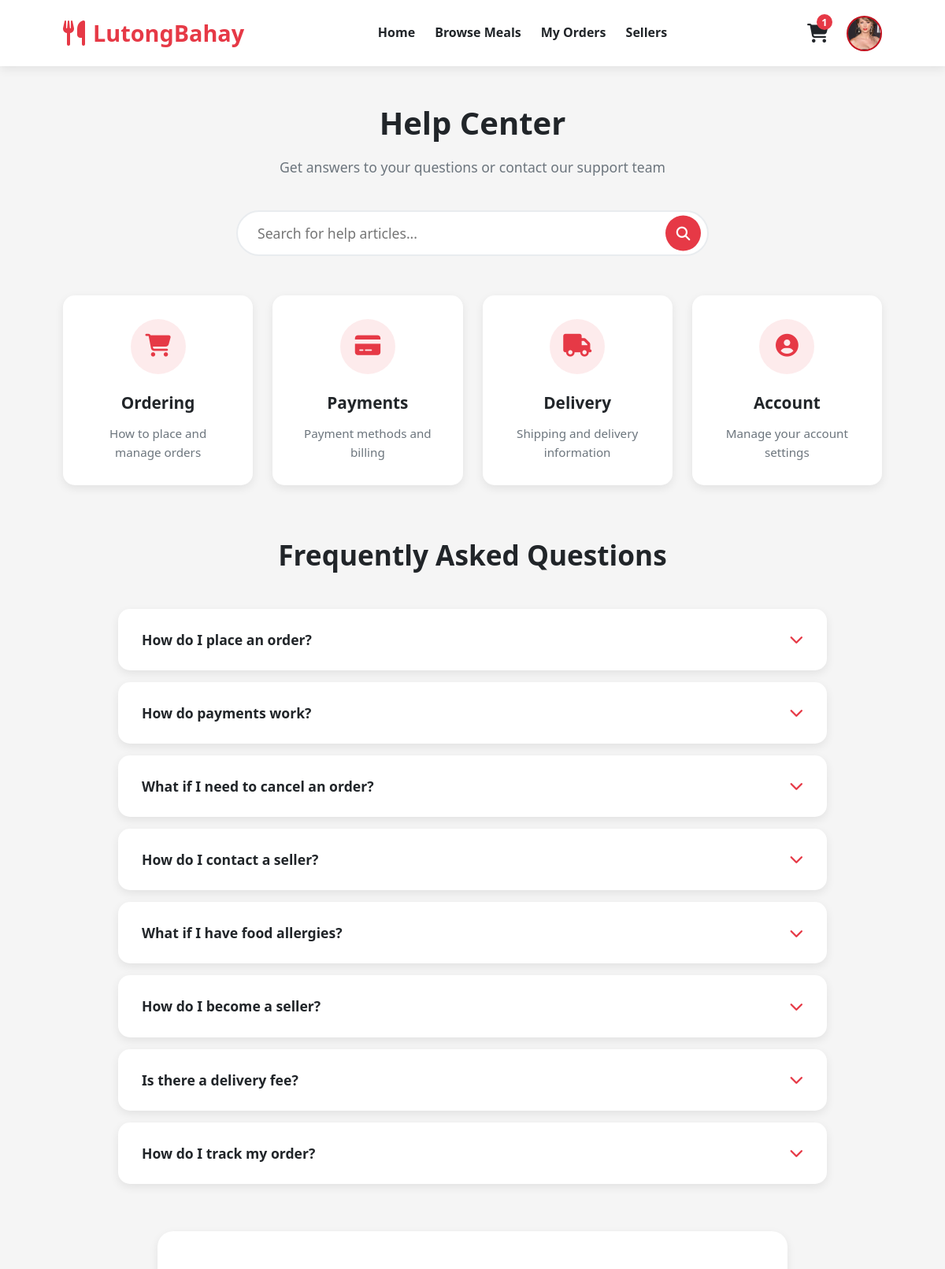
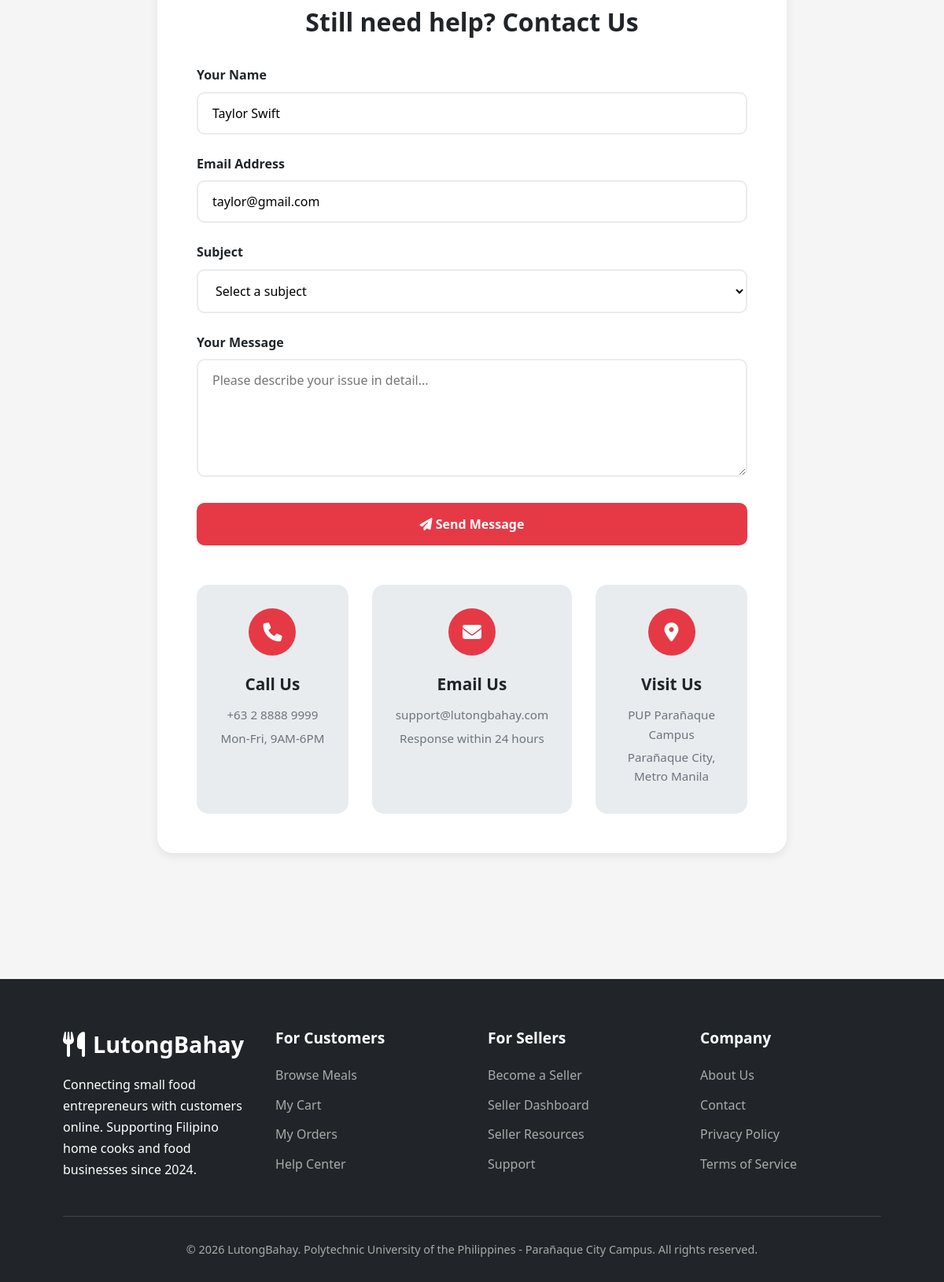
The page /help.php (signed in) on the database its author committed (2 pictures, top to bottom).
### tables this page shows
CREATE TABLE `customer` (
  `CustomerID` int NOT NULL AUTO_INCREMENT,
  `Username` varchar(50) NOT NULL,
  `Email` varchar(150) NOT NULL,
  `Password` varchar(255) NOT NULL,
  `FullName` varchar(100) NOT NULL,
  `ContactNo` varchar(20) DEFAULT NULL,
  `Address` varchar(255) DEFAULT NULL,
  `ImagePath` varchar(500) DEFAULT NULL,
  `CreatedAt` timestamp NULL DEFAULT CURRENT_TIMESTAMP,
  PRIMARY KEY (`CustomerID`),
  UNIQUE KEY `Username` (`Username`),
  UNIQUE KEY `Email` (`Email`)
);

### help.php (the view, shortened to what this page needs)
<?php
$servername = "localhost";
$username = "root";
$password = "1019";
$dbname = "lutongbahay_db";
$port = 3306;
$conn = new mysqli($servername, $username, $password, $dbname, $port);
$user_id = $_SESSION['user_id'];
$user_type = $_SESSION['user_type'];
if ($user_type === 'customer') {
    $user_sql = "SELECT * FROM Customer WHERE CustomerID = ?";
} else {
    $user_sql = "SELECT * FROM Seller WHERE SellerID = ?";
}
$stmt = $conn->prepare($user_sql);
$stmt->bind_param("i", $user_id);
$stmt->execute();
$user_result = $stmt->get_result();
$user = $user_result->fetch_assoc();
$cart_count = 0;
if ($user_type === 'customer') {
    $cart_sql = "SELECT COUNT(*) as cart_count FROM Cart WHERE CustomerID = ?";
    $cart_stmt = $conn->prepare($cart_sql);
    $cart_stmt->bind_param("i", $user_id);
    $cart_stmt->execute();
    $cart_result = $cart_stmt->get_result();
    $cart_data = $cart_result->fetch_assoc();
    $cart_count = $cart_data['cart_count'] ?: 0;
}
if ($user_type === 'customer') {
    $faqs = [
        [
            'question' => 'How do I place an order?',
            'answer' => 'Browse meals from the homepage or Browse Meals page, select your desired meal, and click "Order Now" for immediate orders or "Add to Cart" for multiple items.'
        ],
        [
            'question' => 'How do payments work?',
            'answer' => 'Currently, we support cash on delivery/pickup. Payment is made directly to the seller when you receive your order.'
        ],
        [
            'question' => 'What if I need to cancel an order?',
            'answer' => 'You can cancel orders from your Orders page. For pending orders, you can cancel up to 1 hour before preparation time.'
        ],
        [
            'question' => 'How do I contact a seller?',
            'answer' => 'After placing an order, you can contact the seller through the order details page. Sellers will also contact you for delivery coordination.'
        ],
        [
            'question' => 'What if I have food allergies?',
            'answer' => 'Please check the meal description for ingredients. You can also contact the seller directly through the order page to discuss any dietary concerns.'
        ],
        [
            'question' => 'How do I become a seller?',
            'answer' => 'Click on "Become a Seller" in the footer or navigation menu to apply. You\'ll need to provide some basic information about your food business.'
        ],
        [
            'question' => 'Is there a delivery fee?',
            'answer' => 'Delivery arrangements and any associated fees are coordinated directly between you and the seller during the order process.'
        ],
        [
            'question' => 'How do I track my order?',
            'answer' => 'Go to "My Orders" page to see the status of your current orders. You can also contact the seller directly for updates.'
        ]
    ];
}
?>
<!DOCTYPE html>
<html lang="en">
<head>
    <link rel="stylesheet" href="https://cdnjs.cloudflare.com/ajax/libs/font-awesome/6.4.0/css/all.min.css">
</head>
<body>
    <header>
        <div class="container">
            <div class="nav-container">
                <a href="homepage.php" class="logo">
                    <i class="fas fa-utensils"></i>
                    LutongBahay
                </a>
                <div class="nav-links">
                    <a href="homepage.php">Home</a>
                    <a href="browse-meals.php">Browse Meals</a>
                    <?php if ($user_type === 'customer'): ?>
                        <a href="orders.php">My Orders</a>
                    <?php else: ?>
                        <a href="seller-dashboard.php">Dashboard</a>
                    <?php endif; ?>
                    <a href="sellers.php">Sellers</a>
                </div>
                <div class="user-actions">
                    <?php if ($user_type === 'customer'): ?>
                        <a href="cart.php" class="cart-icon-link">
                            <div class="cart-icon">
                                <i class="fas fa-shopping-cart"></i>
                                <span class="cart-count" id="cartCount" style="display: <?php echo $cart_count > 0 ? 'flex' : 'none'; ?>;"><?php echo $cart_count; ?></span>
                            </div>
                        </a>
                    <?php endif; ?>
                    <div class="profile-dropdown">
                        <div class="user-profile" id="profileToggle">
                            <?php
                            $hasProfilePic = false;
                            $profilePicPath = '';
                            if ($user_type === 'customer') {
                                $hasProfilePic = !empty($user['ImagePath']) && file_exists($user['ImagePath']);
                                $profilePicPath = $hasProfilePic ? $user['ImagePath'] : '';
                            } else {
                                $hasProfilePic = !empty($user['ProfileImage']) && file_exists($user['ProfileImage']);
                                $profilePicPath = $hasProfilePic ? $user['ProfileImage'] : '';
                            }
                            if ($hasProfilePic):
                            ?>
                                <img src="<?php echo htmlspecialchars($profilePicPath); ?>" alt="Profile" style="width: 100%; height: 100%; object-fit: cover;">
                            <?php else: ?>
                                <?php echo strtoupper(substr($user['FullName'], 0, 1)); ?>
                            <?php endif; ?>
                        </div>
                    </div>
                </div>
            </div>
        </div>
    </header>
    <main class="container">
        <div class="help-container">
            <div class="help-header">
                <h1>Help Center</h1>
                <p>Get answers to your questions or contact our support team</p>
                <div class="search-help">
                    <input type="text" id="helpSearch" placeholder="Search for help articles...">
                    <button id="searchHelpBtn"><i class="fas fa-search"></i></button>
                </div>
            </div>
            <div class="quick-links">
                <div class="quick-link-card" id="orderingLink">
                    <div class="quick-link-icon">
                        <i class="fas fa-shopping-cart"></i>
                    </div>
                    <h3>Ordering</h3>
                    <p>How to place and manage orders</p>
                </div>
                <div class="quick-link-card" id="paymentsLink">
                    <div class="quick-link-icon">
                        <i class="fas fa-credit-card"></i>
                    </div>
                    <h3>Payments</h3>
                    <p>Payment methods and billing</p>
                </div>
                <div class="quick-link-card" id="deliveryLink">
                    <div class="quick-link-icon">
                        <i class="fas fa-truck"></i>
                    </div>
                    <h3>Delivery</h3>
                    <p>Shipping and delivery information</p>
                </div>
                <div class="quick-link-card" id="accountLink">
                    <div class="quick-link-icon">
                        <i class="fas fa-user-circle"></i>
                    </div>
                    <h3>Account</h3>
                    <p>Manage your account settings</p>
                </div>
            </div>
            <h2 class="section-title">Frequently Asked Questions</h2>
            <div class="faq-container">
                <?php foreach ($faqs as $index => $faq): ?>
                    <div class="faq-item" id="faq-<?php echo $index + 1; ?>">
                        <div class="faq-question">
                            <span><?php echo htmlspecialchars($faq['question']); ?></span>
                            <i class="fas fa-chevron-down"></i>
                        </div>
                    </div>
                <?php endforeach; ?>
            </div>
            <div class="contact-section">
                <h2>Still need help? Contact Us</h2>
                <form method="POST" action="" class="contact-form">
                    <div class="form-group">
                        <label for="name">Your Name</label>
                        <input type="text" id="name" name="name" value="<?php echo htmlspecialchars($user['FullName']); ?>" required>
                    </div>
                    <div class="form-group">
                        <label for="email">Email Address</label>
                        <input type="email" id="email" name="email" value="<?php echo htmlspecialchars($user['Email']); ?>" required>
                    </div>
                    <div class="form-group">
                        <label for="subject">Subject</label>
                        <select id="subject" name="subject" required>
                            <option value="">Select a subject</option>
                        </select>
                    </div>
                    <div class="form-group">
                        <label for="message">Your Message</label>
                        <textarea id="message" name="message" placeholder="Please describe your issue in detail..." required></textarea>
                    </div>
                    <button type="submit" name="submit_contact" class="btn btn-primary">
                        <i class="fas fa-paper-plane"></i> Send Message
                    </button>
                </form>
                <div class="contact-info">
                    <div class="contact-method">
                        <div class="contact-icon">
                            <i class="fas fa-phone"></i>
                        </div>
                        <h3>Call Us</h3>
                        <p>+63 2 8888 9999</p>
                        <p>Mon-Fri, 9AM-6PM</p>
                    </div>
                    <div class="contact-method">
                        <div class="contact-icon">
                            <i class="fas fa-envelope"></i>
                        </div>
                        <h3>Email Us</h3>
                        <p>support@lutongbahay.com</p>
                        <p>Response within 24 hours</p>
                    </div>
                    <div class="contact-method">
                        <div class="contact-icon">
                            <i class="fas fa-map-marker-alt"></i>
                        </div>
                        <h3>Visit Us</h3>
                        <p>PUP Parañaque Campus</p>
                        <p>Parañaque City, Metro Manila</p>
                    </div>
                </div>
            </div>
        </div>
    </main>
    <footer>
        <div class="container">
            <div class="footer-content">
                <div>
                    <div class="footer-logo">
                        <i class="fas fa-utensils"></i>
                        LutongBahay
                    </div>
                    <p>Connecting small food entrepreneurs with customers online. Supporting Filipino home cooks and food businesses since 2024.</p>
                </div>
                <div class="footer-links">
                    <h3>For Customers</h3>
                    <ul>
                        <li><a href="browse-meals.php">Browse Meals</a></li>
                        <li><a href="cart.php">My Cart</a></li>
                        <li><a href="orders.php">My Orders</a></li>
                        <li><a href="help.php">Help Center</a></li>
                    </ul>
                </div>
                <div class="footer-links">
                    <h3>For Sellers</h3>
                    <ul>
                        <li><a href="become-seller.php">Become a Seller</a></li>
                        <li><a href="seller-dashboard.php">Seller Dashboard</a></li>
                        <li><a href="seller-resources.php">Seller Resources</a></li>
                        <li><a href="seller-support.php">Support</a></li>
                    </ul>
                </div>
                <div class="footer-links">
                    <h3>Company</h3>
                    <ul>
                        <li><a href="about.php">About Us</a></li>
                        <li><a href="contact.php">Contact</a></li>
                        <li><a href="privacy.php">Privacy Policy</a></li>
                        <li><a href="terms.php">Terms of Service</a></li>
                    </ul>
                </div>
            </div>
            <div class="copyright">
                &copy; 2026 LutongBahay. Polytechnic University of the Philippines - Parañaque City Campus. All rights reserved.
            </div>
        </div>
    </footer>
</body>
</html>

### rows shown on the page
customer: ImagePath (picture), name "Taylor Swift", email "taylor@gmail.com"

### other values the page prints
$cart_count "1"
$faq['question'] "How do I place an order?"
$faq['question'] "How do payments work?"
$faq['question'] "What if I need to cancel an order?"
$faq['question'] "How do I contact a seller?"
$faq['question'] "What if I have food allergies?"
$faq['question'] "How do I become a seller?"
$faq['question'] "Is there a delivery fee?"
$faq['question'] "How do I track my order?"
